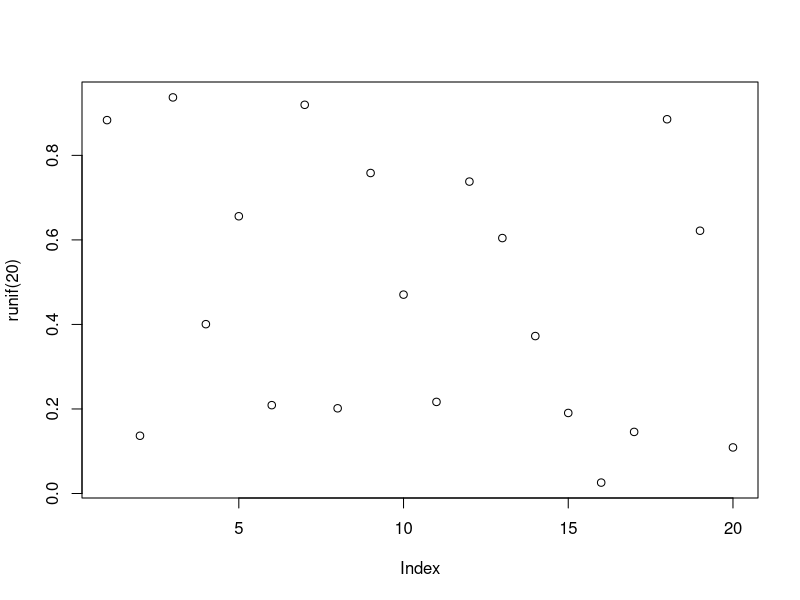
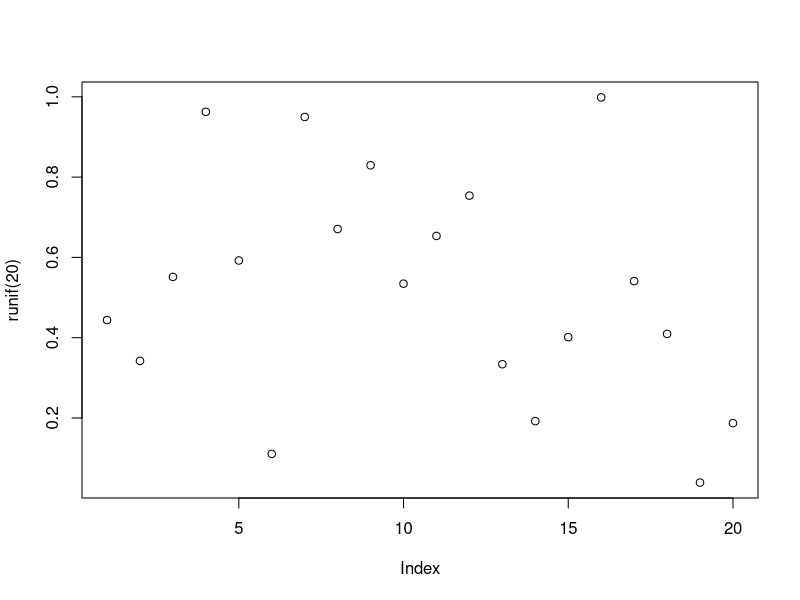

Source code (R) for these figures, in order:
## ---- chunk 1
plot(runif(20))
print(seq(1,5))

## ---- chunk 2
plot(runif(20))
print(seq(1,5))
